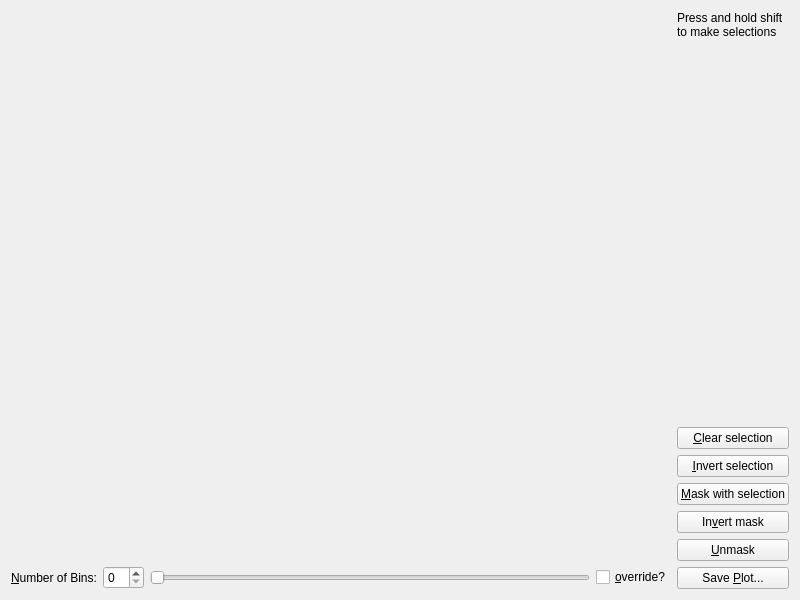
<?xml version="1.0" encoding="UTF-8"?>
<!--
Copyright © 2014 Michael Jung

This file is part of Panga.

Panga is free software: you can redistribute it and/or modify
it under the terms of the GNU General Public License as published by
the Free Software Foundation, either version 3 of the License, or
(at your option) any later version.

Panga is distributed in the hope that it will be useful,
but WITHOUT ANY WARRANTY; without even the implied warranty of
MERCHANTABILITY or FITNESS FOR A PARTICULAR PURPOSE. See the
GNU General Public License for more details.

You should have received a copy of the GNU General Public License
along with Panga.  If not, see <http://www.gnu.org/licenses/>.
-->
<ui version="4.0">
 <class>MonteCarloEditor</class>
 <widget class="QWidget" name="MonteCarloEditor">
  <property name="geometry">
   <rect>
    <x>0</x>
    <y>0</y>
    <width>800</width>
    <height>600</height>
   </rect>
  </property>
  <property name="windowTitle">
   <string>Editor</string>
  </property>
  <layout class="QHBoxLayout" name="horizontalLayout">
   <item>
    <layout class="QVBoxLayout" name="left_vertical_layout">
     <item>
      <layout class="QVBoxLayout" name="plot_layout">
       <item>
        <widget class="HistogramPlot" name="plot" native="true">
         <property name="sizePolicy">
          <sizepolicy hsizetype="Expanding" vsizetype="Expanding">
           <horstretch>0</horstretch>
           <verstretch>0</verstretch>
          </sizepolicy>
         </property>
        </widget>
       </item>
      </layout>
     </item>
     <item>
      <layout class="QHBoxLayout" name="bin_number_layout">
       <item>
        <widget class="QLabel" name="bin_number_label">
         <property name="enabled">
          <bool>true</bool>
         </property>
         <property name="text">
          <string>&amp;Number of Bins:</string>
         </property>
         <property name="buddy">
          <cstring>bin_number_spin_box</cstring>
         </property>
        </widget>
       </item>
       <item>
        <widget class="QSpinBox" name="bin_number_spin_box"/>
       </item>
       <item>
        <widget class="LogarithmicSlider" name="bin_number_slider">
         <property name="orientation">
          <enum>Qt::Horizontal</enum>
         </property>
        </widget>
       </item>
       <item>
        <widget class="QCheckBox" name="override_check_box">
         <property name="text">
          <string>&amp;override?</string>
         </property>
        </widget>
       </item>
      </layout>
     </item>
    </layout>
   </item>
   <item>
    <layout class="QVBoxLayout" name="right_vertical_layout">
     <item>
      <widget class="QLabel" name="select_info_label">
       <property name="sizePolicy">
        <sizepolicy hsizetype="Ignored" vsizetype="Preferred">
         <horstretch>0</horstretch>
         <verstretch>0</verstretch>
        </sizepolicy>
       </property>
       <property name="text">
        <string>Press and hold shift to make selections</string>
       </property>
       <property name="wordWrap">
        <bool>true</bool>
       </property>
      </widget>
     </item>
     <item>
      <widget class="QLabel" name="information_label">
       <property name="text">
        <string/>
       </property>
      </widget>
     </item>
     <item>
      <spacer name="vertical_spacer">
       <property name="orientation">
        <enum>Qt::Vertical</enum>
       </property>
       <property name="sizeHint" stdset="0">
        <size>
         <width>20</width>
         <height>40</height>
        </size>
       </property>
      </spacer>
     </item>
     <item>
      <widget class="QPushButton" name="clear_button">
       <property name="text">
        <string>&amp;Clear selection</string>
       </property>
      </widget>
     </item>
     <item>
      <widget class="QPushButton" name="invert_selection_button">
       <property name="text">
        <string>&amp;Invert selection</string>
       </property>
      </widget>
     </item>
     <item>
      <widget class="QPushButton" name="mask_button">
       <property name="text">
        <string>&amp;Mask with selection</string>
       </property>
      </widget>
     </item>
     <item>
      <widget class="QPushButton" name="invert_mask_button">
       <property name="text">
        <string>In&amp;vert mask</string>
       </property>
      </widget>
     </item>
     <item>
      <widget class="QPushButton" name="unmask_button">
       <property name="text">
        <string>&amp;Unmask</string>
       </property>
      </widget>
     </item>
     <item>
      <widget class="QPushButton" name="save_plot_button">
       <property name="text">
        <string>Save &amp;Plot...</string>
       </property>
      </widget>
     </item>
    </layout>
   </item>
  </layout>
 </widget>
 <customwidgets>
  <customwidget>
   <class>LogarithmicSlider</class>
   <extends>QSlider</extends>
   <header>logarithmicslider.h</header>
  </customwidget>
  <customwidget>
   <class>HistogramPlot</class>
   <extends>QWidget</extends>
   <header>histogramplot.h</header>
   <container>1</container>
  </customwidget>
 </customwidgets>
 <resources/>
 <connections/>
</ui>
